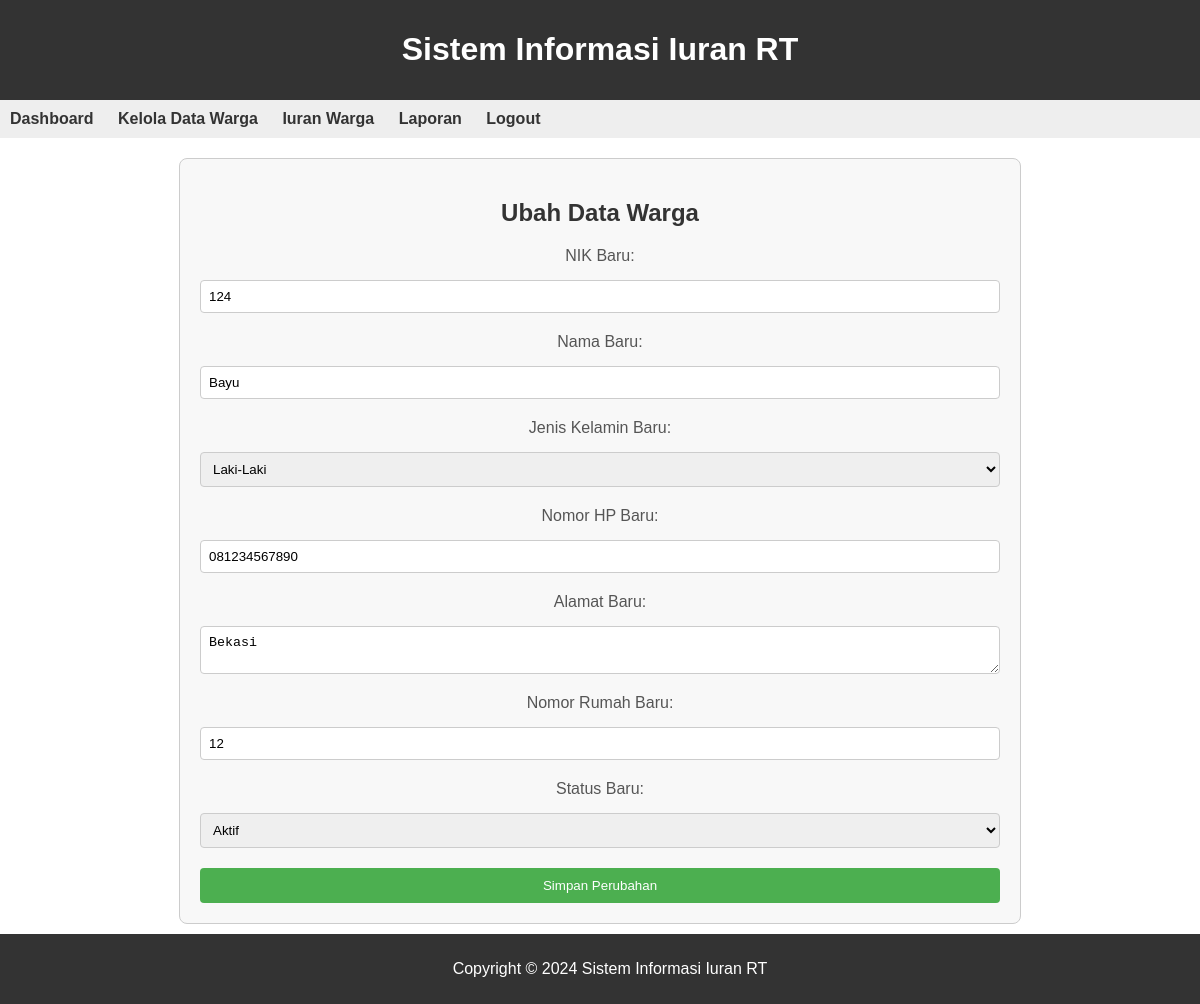
Page /ubah_warga.php?id=18 on the committed database.
### tables this page shows
CREATE TABLE `warga` (
  `id` int(11) NOT NULL,
  `nik` varchar(50) DEFAULT NULL,
  `nama` varchar(200) DEFAULT NULL,
  `jenis_kelamin` enum('L','P') DEFAULT NULL,
  `no_hp` varchar(20) DEFAULT NULL,
  `alamat` tinytext DEFAULT NULL,
  `no_rumah` varchar(10) DEFAULT NULL,
  `status` tinyint(1) DEFAULT NULL,
  `users_id` int(11) NOT NULL
);

### ubah_warga.php (the view, shortened to what this page needs)
<?php
$warga_id_to_edit = $_GET['id'];
$koneksi = new mysqli("localhost", "root", "", "db_kas_rt");
$sql = "SELECT * FROM warga WHERE id = ?";
$stmt = $koneksi->prepare($sql);
$stmt->bind_param("i", $warga_id_to_edit);
$stmt->execute();
$result = $stmt->get_result();
$data_warga_to_edit = $result->fetch_assoc();
?>
<!DOCTYPE html>
<html lang="en">
<head>
    <link rel="stylesheet" href="css\ubah_warga.css">
</head>
<body>
    <header>
        <h1>Sistem Informasi Iuran RT</h1>
    </header>
    <nav>
        <ul>
            <li><a href="index.php">Dashboard</a></li>
            <li><a href="kelola_warga.php">Kelola Data Warga</a></li>
            <li><a href="transaksi_iuran.php">Iuran Warga</a></li>
            <li><a href="laporan_transaksi.php">Laporan</a></li>
            <li><a href="logout.php">Logout</a></li>
        </ul>
    </nav>
    <main>
        <section class="ubah-warga">
            <h2>Ubah Data Warga</h2>
            <form method="POST" action="<?php echo htmlspecialchars($_SERVER["PHP_SELF"]) . "?id=" . $warga_id_to_edit; ?>">
            <label for="nik_baru">NIK Baru:</label>
                <input type="text" name="nik_baru" value="<?php echo $data_warga_to_edit['nik']; ?>" required>
                <label for="nama_baru">Nama Baru:</label>
                <input type="text" name="nama_baru" value="<?php echo $data_warga_to_edit['nama']; ?>" required>
                <label for="jenis_kelamin_baru">Jenis Kelamin Baru:</label>
                <select name="jenis_kelamin_baru">
                    <option value="L" <?php echo ($data_warga_to_edit['jenis_kelamin'] == 'L') ? 'selected' : ''; ?>>Laki-Laki</option>
                </select>
                <label for="no_hp_baru">Nomor HP Baru:</label>
                <input type="text" name="no_hp_baru" value="<?php echo $data_warga_to_edit['no_hp']; ?>" required>
                <label for="alamat_baru">Alamat Baru:</label>
                <textarea name="alamat_baru" required><?php echo $data_warga_to_edit['alamat']; ?></textarea>
                <label for="no_rumah_baru">Nomor Rumah Baru:</label>
                <input type="text" name="no_rumah_baru" value="<?php echo $data_warga_to_edit['no_rumah']; ?>" required>
                <label for="status_baru">Status Baru:</label>
                <select name="status_baru">
                    <option value="1" <?php echo ($data_warga_to_edit['status'] == 1) ? 'selected' : ''; ?>>Aktif</option>
                </select>
                <button type="submit" name="simpan_perubahan">Simpan Perubahan</button>
            </form>
        </section>
    </main>
    <footer>
        <p>Copyright &copy; 2024 Sistem Informasi Iuran RT</p>
    </footer>
</body>
</html>

### css/ubah_warga.css (style rules this page uses)
body { font-family: Arial, sans-serif; margin: 0; padding: 0; }
header { background-color: #333; color: #fff; text-align: center; padding: 10px; }
nav { background-color: #eee; padding: 10px; }
nav ul { list-style: none; margin: 0; padding: 0; }
nav ul li { display: inline-block; margin-right: 20px; }
nav a { text-decoration: none; color: #333; font-weight: bold; font-size: 16px; }
main { max-width: 800px; margin-bottom: 80px; margin-top: 20px; margin-left: auto; margin-right: auto; padding: 20px; background-color: #f8f8f8; border: 1px solid #ccc; border-radius: 8px; }
footer { background-color: #333; color: #fff; text-align: center; padding: 10px; position: fixed; bottom: 0; width: 100%; }
.ubah-warga { text-align: center; }
h2 { color: #333; }
form { display: grid; grid-gap: 10px; margin-top: 20px; }
label { display: block; margin-bottom: 5px; color: #555; }
input, select, textarea { width: 100%; padding: 8px; box-sizing: border-box; margin-bottom: 10px; border: 1px solid #ccc; border-radius: 4px; }
button { background-color: #4caf50; color: #fff; padding: 10px 15px; border: none; border-radius: 4px; cursor: pointer; }

### rows in the picture
warga: nik_baru "124", nama_baru "Bayu", jenis_kelamin_baru "Laki-Laki", no_hp_baru "081234567890", alamat_baru "Bekasi", no_rumah_baru "12", status_baru "Aktif"
